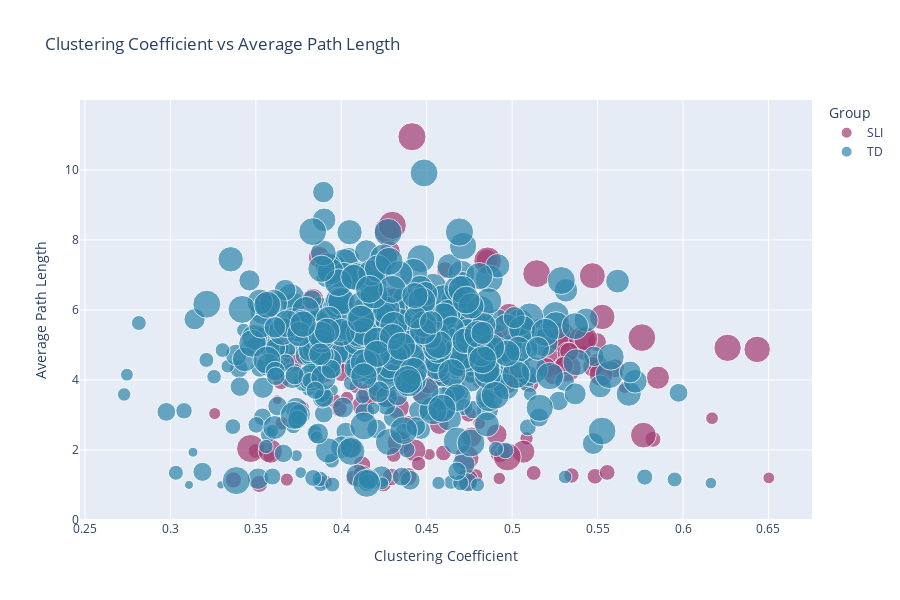
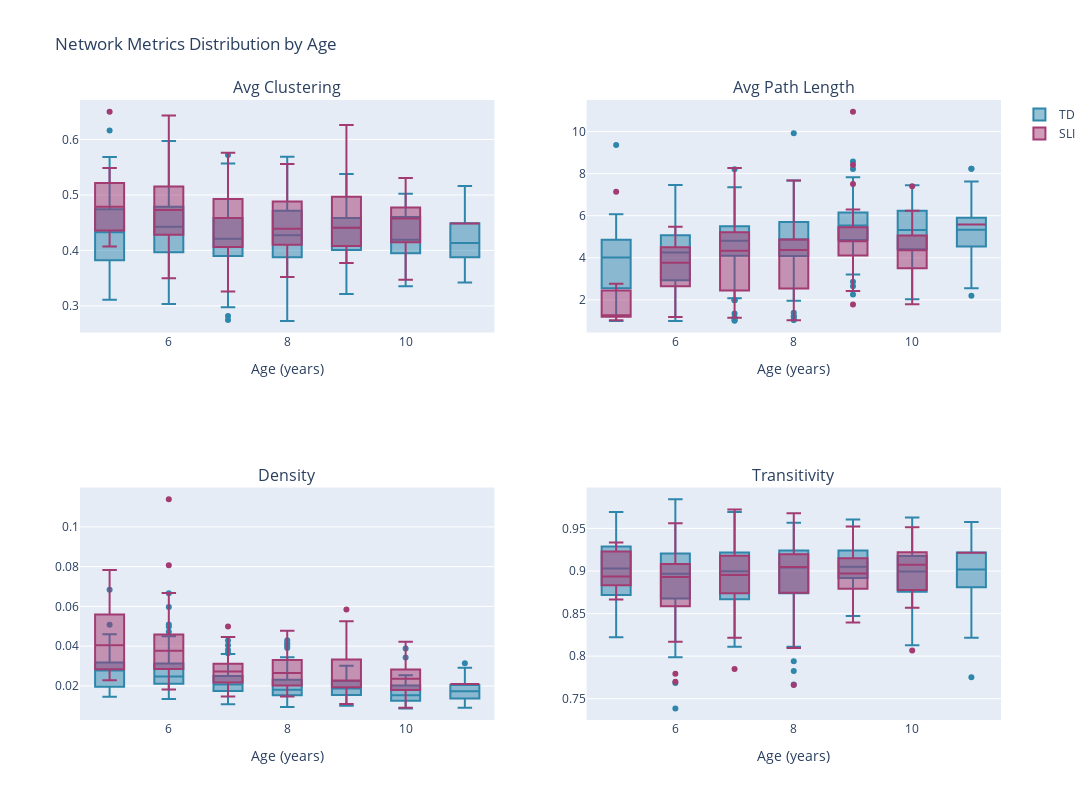

The cell these charts' notebook holds for them, in order:
### Markdown cell above
## 9. Interactive Visualizations

### Code cell
def create_interactive_plots(results_df: pd.DataFrame):
    """Create interactive plots with plotly."""
    
    # Prepare data
    plot_df = results_df.copy()
    plot_df['Group'] = plot_df['development_type']
    
    # 1. Scatter plot: Clustering vs Path Length
    fig1 = px.scatter(
        plot_df,
        x='avg_clustering',
        y='avg_path_length',
        color='Group',
        size='num_nodes',
        hover_data=['filename', 'age_years', 'mlu'],
        title='Clustering Coefficient vs Average Path Length',
        labels={
            'avg_clustering': 'Clustering Coefficient',
            'avg_path_length': 'Average Path Length'
        },
        color_discrete_map={'TD': COLOR_TD, 'SLI': COLOR_SLI}
    )
    
    fig1.update_layout(
        width=900,
        height=600,
        font=dict(size=12)
    )
    
    fig1.write_html(FIGURES_DIR / "clustering_vs_path_length.html")
    fig1.show()
    
    # 2. Box plots by age
    metrics_to_plot = ['avg_clustering', 'avg_path_length', 'density', 'transitivity']
    
    fig2 = make_subplots(
        rows=2, cols=2,
        subplot_titles=[m.replace('_', ' ').title() for m in metrics_to_plot]
    )
    
    for idx, metric in enumerate(metrics_to_plot):
        row = idx // 2 + 1
        col = idx % 2 + 1
        
        for dev_type, color in [('TD', COLOR_TD), ('SLI', COLOR_SLI)]:
            data = plot_df[plot_df['development_type'] == dev_type]
            
            fig2.add_trace(
                go.Box(
                    x=data['age_years'],
                    y=data[metric],
                    name=dev_type,
                    marker_color=color,
                    showlegend=(idx == 0)
                ),
                row=row, col=col
            )
    
    fig2.update_layout(
        title_text="Network Metrics Distribution by Age",
        height=800,
        width=1200
    )
    
    fig2.update_xaxes(title_text="Age (years)")
    fig2.write_html(FIGURES_DIR / "metrics_by_age_boxplots.html")
    fig2.show()


# Create interactive plots
create_interactive_plots(individual_results)

### Figure 1 — Plotly figure (JSON) as saved in the notebook; plotly's stock layout.template omitted (floating-point values rounded to 4 significant figures; data arrays with more than 128 entries replaced by an {"elided": "..."} marker saying what was removed)
{"data": [{"customdata": {"elided": "171x3 mixed values"}, "hovertemplate": "Group=SLI<br>Clustering Coefficient=%{x}<br>Average Path Length=%{y}<br>num_nodes=%{marker.size}<br>filename=%{customdata[0]}<br>age_years=%{customdata[1]}<br>mlu=%{customdata[2]}<extra></extra>", "legendgroup": "SLI", "marker": {"color": "#A23B72", "size": {"elided": "171 int values"}, "sizemode": "area", "sizeref": 1.265, "symbol": "circle"}, "mode": "markers", "name": "SLI", "orientation": "v", "showlegend": true, "type": "scatter", "x": {"elided": "171 float values"}, "xaxis": "x", "y": {"elided": "171 float values"}, "yaxis": "y"}, {"customdata": {"elided": "497x3 mixed values"}, "hovertemplate": "Group=TD<br>Clustering Coefficient=%{x}<br>Average Path Length=%{y}<br>num_nodes=%{marker.size}<br>filename=%{customdata[0]}<br>age_years=%{customdata[1]}<br>mlu=%{customdata[2]}<extra></extra>", "legendgroup": "TD", "marker": {"color": "#2E86AB", "size": {"elided": "497 int values"}, "sizemode": "area", "sizeref": 1.265, "symbol": "circle"}, "mode": "markers", "name": "TD", "orientation": "v", "showlegend": true, "type": "scatter", "x": {"elided": "497 float values"}, "xaxis": "x", "y": {"elided": "497 float values"}, "yaxis": "y"}], "layout": {"font": {"size": 12}, "height": 600, "legend": {"itemsizing": "constant", "title": {"text": "Group"}, "tracegroupgap": 0}, "title": {"text": "Clustering Coefficient vs Average Path Length"}, "width": 900, "xaxis": {"anchor": "y", "autorange": true, "domain": [0, 1], "range": [0.2471, 0.6755], "title": {"text": "Clustering Coefficient"}, "type": "linear"}, "yaxis": {"anchor": "x", "autorange": true, "domain": [0, 1], "range": [-0.002721, 12.0], "title": {"text": "Average Path Length"}, "type": "linear"}}}

### Figure 2 — Plotly figure (JSON) as saved in the notebook; plotly's stock layout.template omitted (floating-point values rounded to 4 significant figures; data arrays with more than 128 entries replaced by an {"elided": "..."} marker saying what was removed)
{"data": [{"marker": {"color": "#2E86AB"}, "name": "TD", "showlegend": true, "type": "box", "x": {"elided": "497 int values"}, "xaxis": "x", "y": {"elided": "497 float values"}, "yaxis": "y"}, {"marker": {"color": "#A23B72"}, "name": "SLI", "showlegend": true, "type": "box", "x": {"elided": "171 int values"}, "xaxis": "x", "y": {"elided": "171 float values"}, "yaxis": "y"}, {"marker": {"color": "#2E86AB"}, "name": "TD", "showlegend": false, "type": "box", "x": {"elided": "497 int values"}, "xaxis": "x2", "y": {"elided": "497 float values"}, "yaxis": "y2"}, {"marker": {"color": "#A23B72"}, "name": "SLI", "showlegend": false, "type": "box", "x": {"elided": "171 int values"}, "xaxis": "x2", "y": {"elided": "171 float values"}, "yaxis": "y2"}, {"marker": {"color": "#2E86AB"}, "name": "TD", "showlegend": false, "type": "box", "x": {"elided": "497 int values"}, "xaxis": "x3", "y": {"elided": "497 float values"}, "yaxis": "y3"}, {"marker": {"color": "#A23B72"}, "name": "SLI", "showlegend": false, "type": "box", "x": {"elided": "171 int values"}, "xaxis": "x3", "y": {"elided": "171 float values"}, "yaxis": "y3"}, {"marker": {"color": "#2E86AB"}, "name": "TD", "showlegend": false, "type": "box", "x": {"elided": "497 int values"}, "xaxis": "x4", "y": {"elided": "497 float values"}, "yaxis": "y4"}, {"marker": {"color": "#A23B72"}, "name": "SLI", "showlegend": false, "type": "box", "x": {"elided": "171 int values"}, "xaxis": "x4", "y": {"elided": "171 float values"}, "yaxis": "y4"}], "layout": {"annotations": [{"font": {"size": 16}, "showarrow": false, "text": "Avg Clustering", "x": 0.225, "xanchor": "center", "xref": "paper", "y": 1, "yanchor": "bottom", "yref": "paper"}, {"font": {"size": 16}, "showarrow": false, "text": "Avg Path Length", "x": 0.775, "xanchor": "center", "xref": "paper", "y": 1, "yanchor": "bottom", "yref": "paper"}, {"font": {"size": 16}, "showarrow": false, "text": "Density", "x": 0.225, "xanchor": "center", "xref": "paper", "y": 0.375, "yanchor": "bottom", "yref": "paper"}, {"font": {"size": 16}, "showarrow": false, "text": "Transitivity", "x": 0.775, "xanchor": "center", "xref": "paper", "y": 0.375, "yanchor": "bottom", "yref": "paper"}], "height": 800, "title": {"text": "Network Metrics Distribution by Age"}, "width": 1200, "xaxis": {"anchor": "y", "autorange": true, "domain": [0, 0.45], "range": [4.5, 11.5], "title": {"text": "Age (years)"}, "type": "linear"}, "xaxis2": {"anchor": "y2", "autorange": true, "domain": [0.55, 1], "range": [4.5, 11.5], "title": {"text": "Age (years)"}, "type": "linear"}, "xaxis3": {"anchor": "y3", "autorange": true, "domain": [0, 0.45], "range": [4.5, 11.5], "title": {"text": "Age (years)"}, "type": "linear"}, "xaxis4": {"anchor": "y4", "autorange": true, "domain": [0.55, 1], "range": [4.5, 11.5], "title": {"text": "Age (years)"}, "type": "linear"}, "yaxis": {"anchor": "x", "autorange": true, "domain": [0.625, 1], "range": [0.252, 0.6712], "type": "linear"}, "yaxis2": {"anchor": "x2", "autorange": true, "domain": [0.625, 1], "range": [0.4474, 11.5], "type": "linear"}, "yaxis3": {"anchor": "x3", "autorange": true, "domain": [0, 0.375], "range": [0.002867, 0.1198], "type": "linear"}, "yaxis4": {"anchor": "x4", "autorange": true, "domain": [0, 0.375], "range": [0.725, 0.998], "type": "linear"}}}
